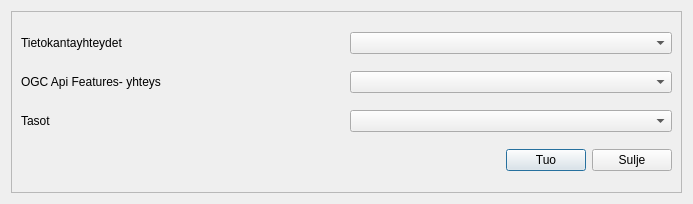
<?xml version="1.0" encoding="UTF-8"?>
<ui version="4.0">
 <class>Dialog</class>
 <widget class="QDialog" name="Dialog">
  <property name="geometry">
   <rect>
    <x>0</x>
    <y>0</y>
    <width>693</width>
    <height>204</height>
   </rect>
  </property>
  <property name="windowTitle">
   <string>Tuo XML- tiedosto</string>
  </property>
  <layout class="QGridLayout" name="gridLayout">
   <item row="0" column="0">
    <widget class="QScrollArea" name="scrollArea">
     <property name="autoFillBackground">
      <bool>false</bool>
     </property>
     <property name="sizeAdjustPolicy">
      <enum>QAbstractScrollArea::AdjustToContents</enum>
     </property>
     <property name="widgetResizable">
      <bool>true</bool>
     </property>
     <widget class="QWidget" name="scrollAreaWidgetContents">
      <property name="geometry">
       <rect>
        <x>0</x>
        <y>0</y>
        <width>673</width>
        <height>184</height>
       </rect>
      </property>
      <layout class="QGridLayout" name="gridLayout_2">
       <item row="0" column="0" colspan="3">
        <layout class="QHBoxLayout" name="horizontalLayout_2">
         <item>
          <widget class="QLabel" name="label">
           <property name="text">
            <string>Tietokantayhteydet</string>
           </property>
          </widget>
         </item>
         <item>
          <widget class="QComboBox" name="dbComboBox"/>
         </item>
        </layout>
       </item>
       <item row="1" column="0" colspan="3">
        <layout class="QHBoxLayout" name="horizontalLayout">
         <item>
          <widget class="QLabel" name="label_2">
           <property name="text">
            <string>OGC Api Features- yhteys</string>
           </property>
          </widget>
         </item>
         <item>
          <widget class="QComboBox" name="apiComboBox"/>
         </item>
        </layout>
       </item>
       <item row="2" column="0" colspan="3">
        <layout class="QHBoxLayout" name="horizontalLayout_3">
         <item>
          <widget class="QLabel" name="label_3">
           <property name="text">
            <string>Tasot</string>
           </property>
          </widget>
         </item>
         <item>
          <widget class="QComboBox" name="layerComboBox"/>
         </item>
        </layout>
       </item>
       <item row="3" column="0">
        <spacer name="horizontalSpacer">
         <property name="orientation">
          <enum>Qt::Horizontal</enum>
         </property>
         <property name="sizeHint" stdset="0">
          <size>
           <width>490</width>
           <height>20</height>
          </size>
         </property>
        </spacer>
       </item>
       <item row="3" column="1">
        <widget class="QPushButton" name="importButton">
         <property name="text">
          <string>Tuo</string>
         </property>
        </widget>
       </item>
       <item row="3" column="2">
        <widget class="QPushButton" name="closeButton">
         <property name="text">
          <string>Sulje</string>
         </property>
        </widget>
       </item>
      </layout>
     </widget>
    </widget>
   </item>
  </layout>
 </widget>
 <resources/>
 <connections/>
</ui>
